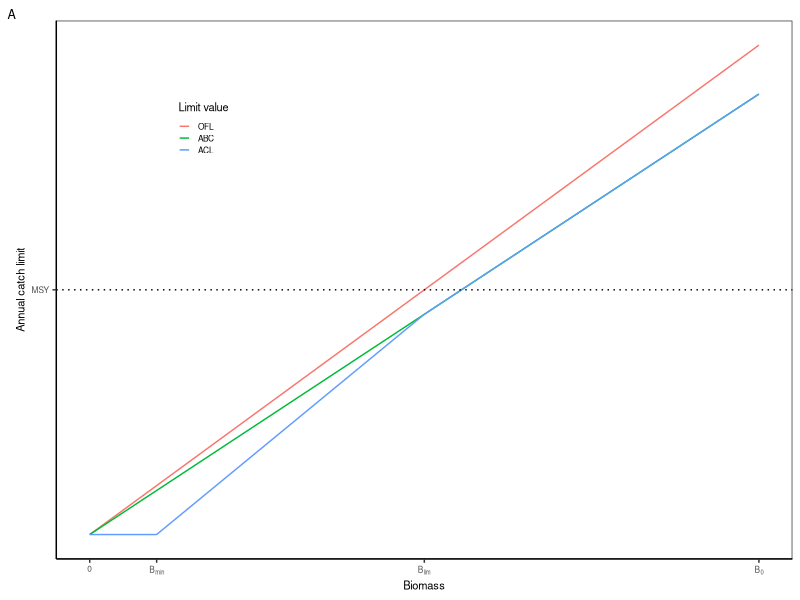
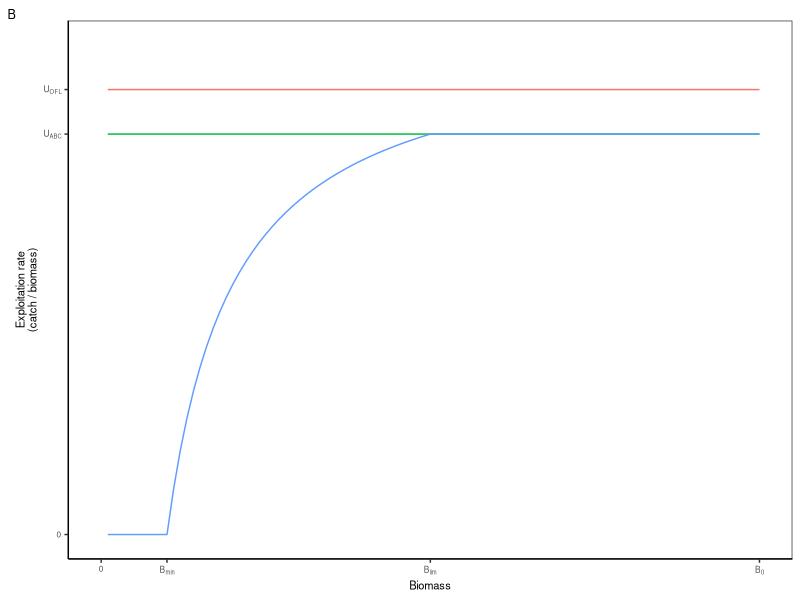
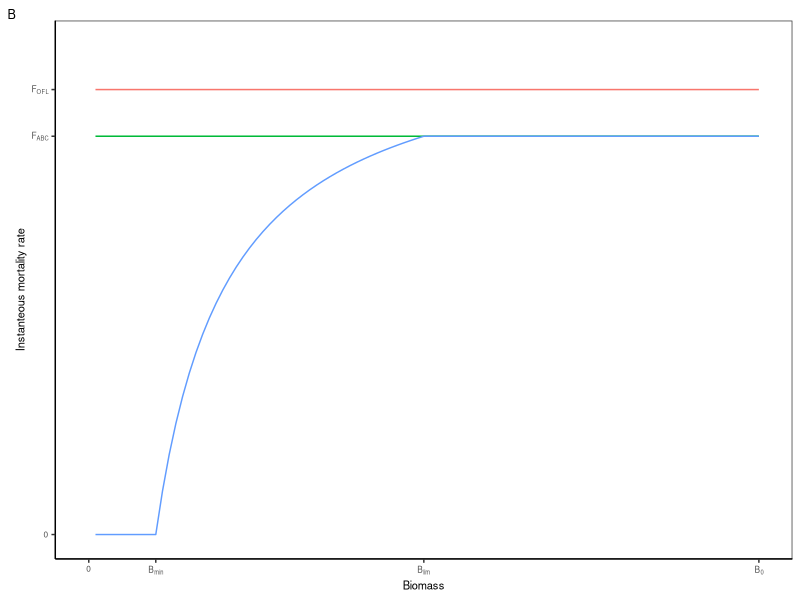
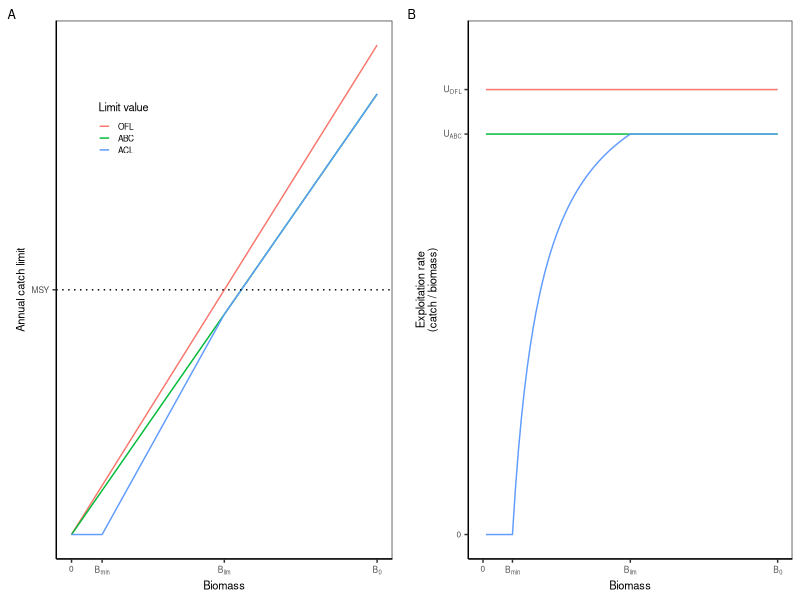

Write the R code that produced these figures, in order. (Note: this script raises an error after producing the figures.)

# Clear workspace
rm(list = ls())
options(dplyr.summarise.inform=F)

# Setup
################################################################################

# Packages
library(tidyverse)

# Directories
plotdir <- "figures"
tabledir <- "tables"
inputdir <- "data/stock_smart/raw"
outputdir <- "data/stock_smart/processed"


# Set parameters
################################################################################

# Parameters
k <- 1
r <- 0.2

# MSY reference points
b_msy <- k/2
u_msy <- r/2
msy <- b_msy*u_msy

# B limits
b_lim <- b_msy
b_min <- 0.1

# Pstar buffer
pstar_buffer <- 0.9

# U limits
u_ofl <- u_msy
u_abc <- u_ofl * pstar_buffer

# F limits
f_msy <- -log(1 - u_msy)
f_ofl <- -log(1 - u_ofl)
f_abc <- -log(1 - u_abc)


# Catch-based harvest control rule
################################################################################

# Build data
#########################################

# Biomass values
b_inc <- 0.01
b_vals <- seq(0, k, b_inc)
nvals <- length(b_vals)

# OFL values
ofls <- b_vals * u_msy

# ABC values
abcs <- b_vals * u_msy * pstar_buffer

# Build ACLs
abc_at_blim <- b_lim * u_msy * pstar_buffer
acls <- c(rep(0, sum(b_vals<b_min)),
          seq(0, abc_at_blim, length.out = sum(b_vals>=b_min & b_vals<=b_lim)),
          abcs[b_vals>b_lim])

# Build data
data <- tibble(biomass=b_vals,
               ofl=ofls,
               abc=abcs,
               acl=acls) %>%
  # Gather
  gather(key="value", value="catch", 2:ncol(.)) %>%
  # Format value type
  mutate(value=toupper(value),
         value=factor(value, levels=c("OFL", "ABC", "ACL"))) %>%
  # Add exploitation rate (U)
  mutate(u=catch/biomass) %>%
  # Add fishing mortality rate (F)
  mutate(f=-log(1-u))


# Build data
#########################################

# My theme
my_theme <- theme(axis.text=element_text(size=6),
                  axis.title=element_text(size=8),
                  legend.text=element_text(size=6),
                  legend.title=element_text(size=8),
                  plot.tag=element_text(size=9),
                  # Gridlines
                  panel.grid.major = element_blank(),
                  panel.grid.minor = element_blank(),
                  panel.background = element_blank(),
                  axis.line = element_line(colour = "black"),
                  # Legend
                  legend.position = c(0.2, 0.8),
                  legend.key.size = unit(0.3, "cm"),
                  legend.background = element_rect(fill=alpha('blue', 0)))

# Plot
g1 <- ggplot(data, aes(x=biomass, y=catch, color=value)) +
  geom_line() +
  # Limits
  scale_y_continuous(breaks=c(msy), labels=c("MSY")) +
  scale_x_continuous(breaks=c(0, b_min, b_lim, k),
                     labels=c("0", expression("B"["min"]), expression("B"["lim"]), expression("B"["0"]))) +
  # Labels
  labs(x="Biomass", y="Annual catch limit", tag="A") +
  # Reference line
  geom_hline(yintercept=msy, linetype="dotted") +
  # Legend
  scale_color_discrete(name="Limit value") +
  # Theme
  theme_bw() + my_theme
g1

# Plot
g2 <- ggplot(data, aes(x=biomass, y=u, color=value)) +
  geom_line() +
  # Limits
  scale_y_continuous(lim=c(0, u_ofl*1.1),
                     breaks=c(0, u_abc, u_ofl), labels=c("0", expression("U"["ABC"]), expression("U"["OFL"]))) +
  scale_x_continuous(breaks=c(0, b_min, b_lim, k),
                     labels=c("0", expression("B"["min"]), expression("B"["lim"]), expression("B"["0"]))) +
  # Labels
  labs(x="Biomass", y="Exploitation rate\n(catch / biomass)", tag="B") +
  # Legend
  scale_color_discrete(name="Limit value") +
  # Theme
  theme_bw() + my_theme +
  theme(legend.position = "none")
g2

# Plot
g3 <- ggplot(data, aes(x=biomass, y=f, color=value)) +
  geom_line() +
  # Limits
  scale_y_continuous(lim=c(0, f_ofl*1.1),
                     breaks=c(0, f_abc, f_ofl), labels=c("0", expression("F"["ABC"]), expression("F"["OFL"]))) +
  scale_x_continuous(breaks=c(0, b_min, b_lim, k),
                     labels=c("0", expression("B"["min"]), expression("B"["lim"]), expression("B"["0"]))) +
  # Labels
  labs(x="Biomass", y="Instanteous mortality rate", tag="B") +
  # Legend
  scale_color_discrete(name="Limit value") +
  # Theme
  theme_bw() + my_theme +
  theme(legend.position = "none")
g3

# Merge plots
g <- gridExtra::grid.arrange(g1, g2, nrow=1)
g

# Export plot
ggsave(g, filename=file.path(plotdir, "figure_ramped_catch_based_hcr.png"),
       width=6.5, height=2.75, units="in", dpi=600)

